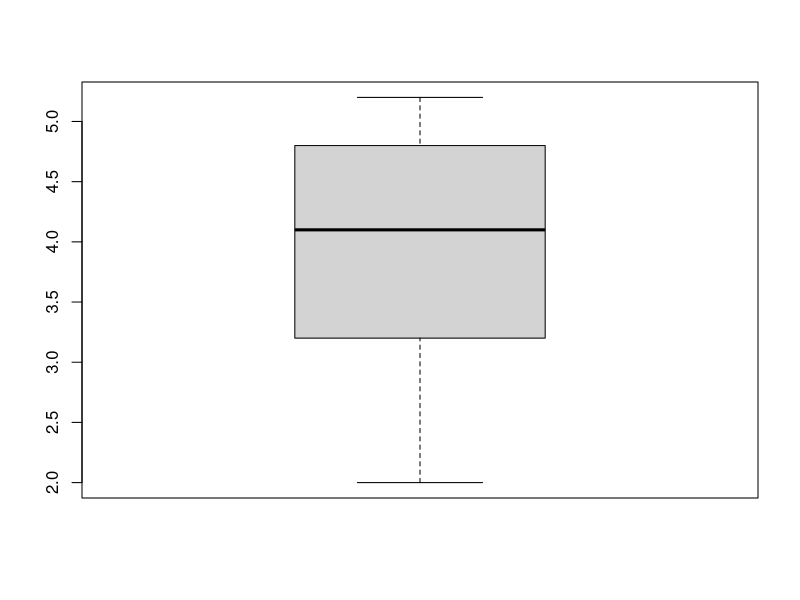

Reproduce this figure in R.
percentages <- c(
	4.2, 4.7, 4.7, 5.0, 3.8, 3.6, 3.0, 5.1,
	3.1, 3.8, 4.8, 4.0, 5.2, 4.3, 2.8, 2.0,
	2.8, 3.3, 4.8, 5.0)

# a
mean(percentages)

# b
var(percentages)
sd(percentages)

# c
boxplot(percentages)
